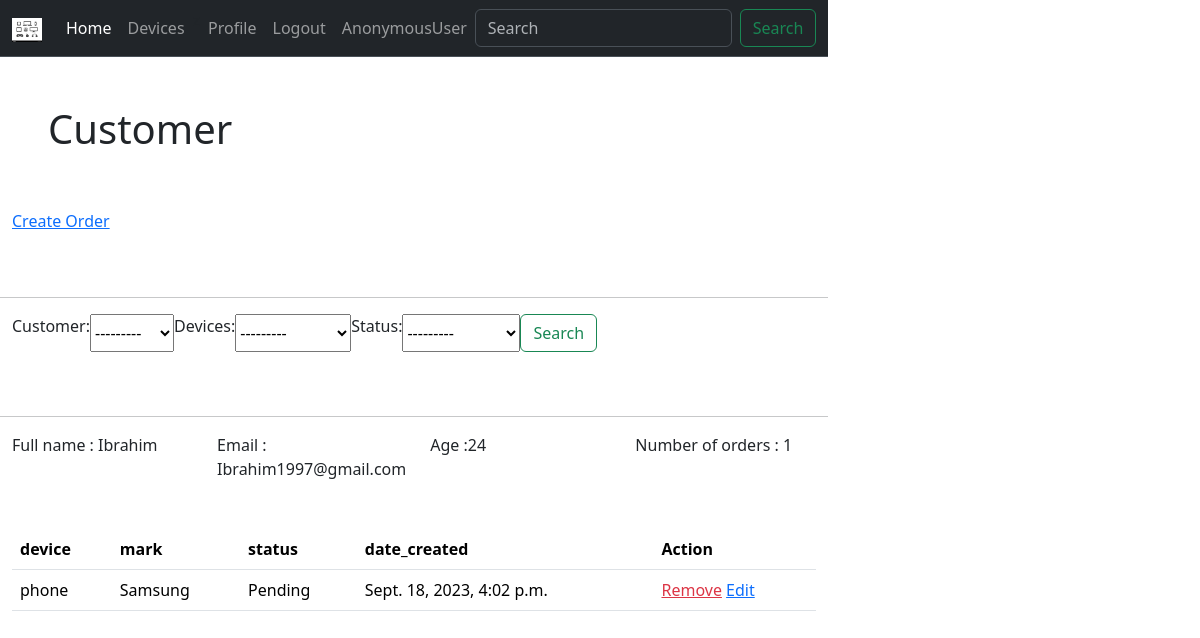
The page /customer/2 on the database its author committed.
### Electronicsstore/models.py (models this page shows)
class Customer(models.Model):
    name  = models.CharField(max_length = 90, null =True)
    email = models.CharField(max_length = 90, null = True)
    phone = models.CharField(max_length = 90, null = True)
    age   = models.CharField(max_length = 90, null = True)
    date_created =models.DateTimeField(auto_now_add = True , null=True)
    def __str__(self):
        return self.name

class Order(models.Model):
    STATUS= (
        ('Pending','Pending'),
        ('Delivered','Delivered'),
        ('In progress' , 'In progress'),
        ('Out of order', 'out of ordfer'),
    )
    customer = models.ForeignKey( Customer, null = True , on_delete=models.SET_NULL)
    devices = models.ForeignKey(Devices,null = True ,on_delete =models.SET_NULL )
    date_created =models.DateTimeField(auto_now_add = True , null=True)
    status = models.CharField(max_length =99 , null =True ,choices =STATUS)

class Devices(models.Model):
    STATUSs = (
        ('Technology','Technology'),
        ('Household devices','Household devices'),
    )
    STATUS = (
        ('Iphone','Iphone'),
        ('Samsung','Samsung'),
        ('Huawei','Huawei'),
        ('LG','LG'),
        ('Sony','Sony'),
        ('TOSHIBA','TOSHIBA'),
    )
    type =  models.CharField(max_length = 60 ,null = True ,choices =STATUSs)
    name  = models.CharField(max_length = 60 ,null = True)
    price = models.FloatField(null = True)
    mark  = models.CharField(max_length = 60 ,null = True ,choices =STATUS)
    features = models.CharField(max_length = 60 ,null = True)
    date_created =models.DateTimeField(auto_now_add = True , null=True)
    def __str__(self):
        return self.name

### Electronicsstore/views.py (the view)
# urls.py: path('customer/<str:pK>' , views.customer , name = "customer"),
def customer(request,pK):
     customer = Customer.objects.get(id=pK)
     orders = customer.order_set.all()
     number_order = orders.count()
     searchFilter = OrderFilter(request.GET , queryset = orders)
     orders = searchFilter.qs #(بيظهرلي المطلوب فقط  اي المكتوب ف عمليه البحث)
     context ={'customers':customer ,
              'orders':orders,
              'number_order' : number_order ,
              'myFilter' : searchFilter ,
      }
     return render(request ,'Electronicsstore/customer.html',context )

### Electronicsstore/templates/Electronicsstore/customer.html
{% extends 'Electronicsstore/main.html' %}
{% block content %}
<h1  class = "p-5">Customer</h1>
<div class="container pb-5">
  <div class="row">
    <div class="col">
      <a href = "{% url 'create' customers.id %}"> Create Order </a>
    </div>
  </div>
</div>
<hr>
<div class="container pb-5">
  <div class="row">
    <div class="col">
      <form class="d-flex"  method = "GET">
        {{ myFilter.form}}
        <button class="btn btn-outline-success" type="submit">Search</button>
      </form>
    </div>
  </div>
</div>
<hr>
<div class="container pb-5">
    <div class="row">
      <div class="col">
      Full name : {{customers.name}}
      </div>
      <div class="col">
       Email : {{customers.email}}
      </div>
      <div class="col">
         Age :{{customers.age}}
      </div>
      <div class="col">
        Number of orders : {{number_order}}
     </div>
    </div>
  </div>
 <div class = "container">
<table class="table">
    <thead>
      <tr>
        <th scope="col">device</th>
        <th scope="col">mark</th>
        <th scope="col">status</th>
        <th scope="col">date_created </th>
        <th scope="col">Action</th>
      </tr>
    </thead>
    <tbody>
        <tr>
            {% for item in  orders  %}
            <td>{{item.devices}}</td>
            <td>{{item.devices.mark}}</td>
            <td>{{item.status}}</td>
             <td>{{item.date_created}}</td>
             <td>{{item.Action}}
            <a class = "text-danger" href= {% url 'delete' item.id %} >Remove</a>
            <a href={% url 'update' item.id %} >Edit</a>
             </td>
          </tr>
      {% endfor %}
    </tbody>
  </table>
 </div>
{% endblock %}

### Electronicsstore/templates/Electronicsstore/main.html (style rules this page uses)
body { display: flex; margin: 0; background-color : powerblue }

### rows shown on the page
Customer: name "Ibrahim", email "Ibrahim1997@gmail.com", age "24"
Order: devices "phone", devices.mark "Samsung", status "Pending", date_created "Sept. 18, 2023, 4:02 p.m."

### other values the page prints
{{ request.user }} "AnonymousUser"
{{ number_order }} "1"
